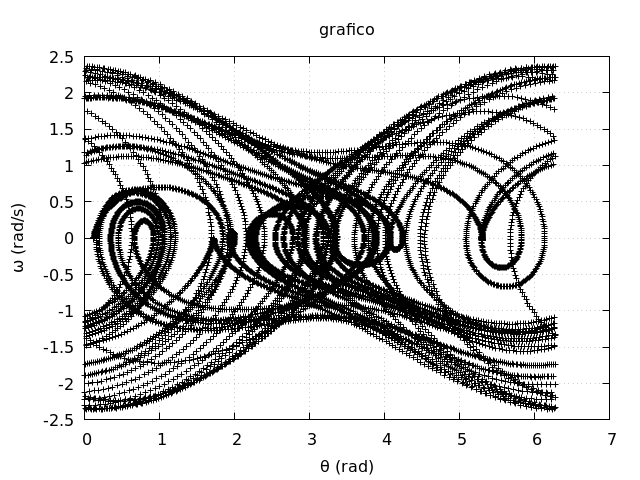

Recreate this plot in gnuplot.
set terminal pngcairo size 640, 480
set output "grafico_oscilacao_f12.png"
reset

set xlabel "θ (rad)"
set ylabel "{/Symbol w} (rad/s)"
set title "grafico"
set grid

set style line 1 lc rgb 'black' ps 1 pt 1

plot 'saida_oscilacao_f12.dat' using 1:2 with points ls 1 notitle
